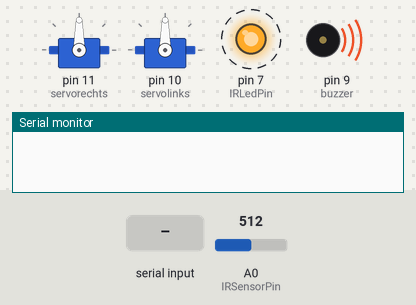
Simulated run of this sketch. Board: Arduino Uno, built with avr-gcc and run on an emulated ATmega328P. On the bench: 2 × servo, output pins drawn as LEDs (lit = HIGH), buzzer (waves = sounding), the last lines printed to the serial monitor. Dashed ring = blinking. Inputs (shaded band) come from the test bench; at power-on: A0 (IRSensorPin) = 512.

Above: at 1.2 s.
1.3 s: A0 (IRSensorPin) set to 990
4.3 s: A0 (IRSensorPin) set to 1018
At 5.31 s:
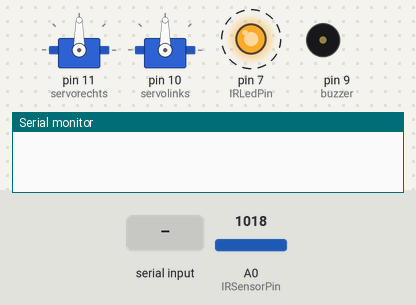
7.3 s: "W" received over Serial
At 7.71 s:
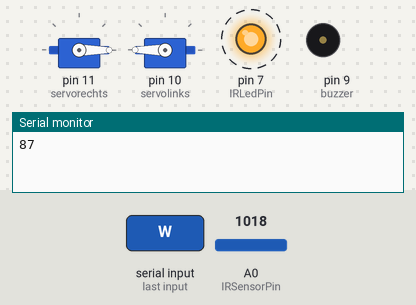
10.3 s: "S" received over Serial
At 10.75 s:
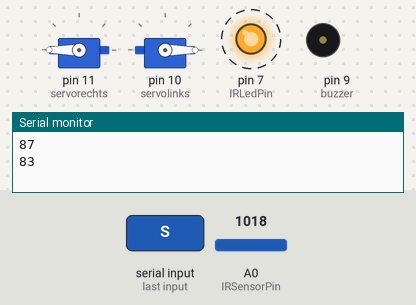
13.3 s: A0 (IRSensorPin) set to 900
At 14.2 s:
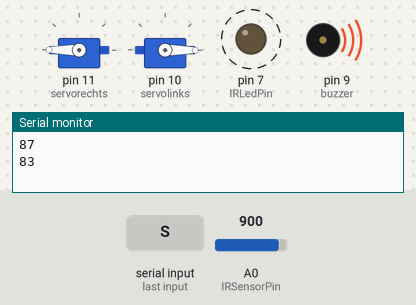
16.3 s: "W" received over Serial
At 17.0 s:
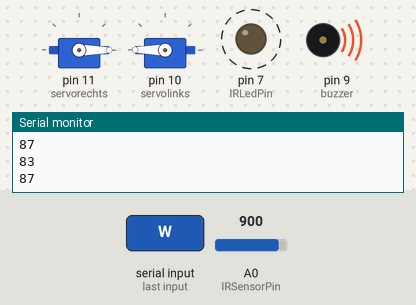
Timing chart, 0 to 20.3 s (numbered marks = the images above; inputs shaded):
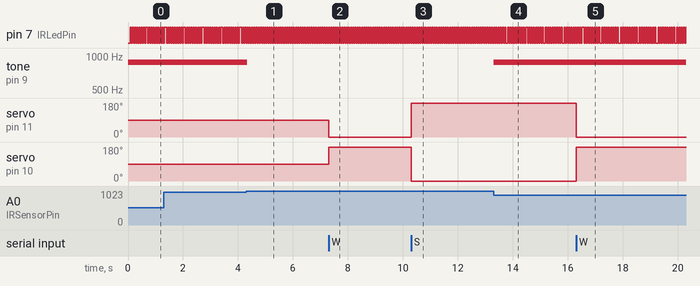

The sketch:

fahrgedoens_mit_stufen_und_sensorik.ino
```cpp
#include <Servo.h>

int var;

int IRSensorPin=A0;
//int LedPin=12;
const int buzzer = 9;
int sensorValue=0;
int IRLedPin=7;
int ledState = LOW;                      // ledState used to set the LED
unsigned long previousMillis = 0;        // will store last time LED was updated
long OnTime = 40;                        // milliseconds of on-time
long OffTime =40 ;                       // milliseconds of off-time

Servo servolinks;
Servo servorechts;

void setup()
{
  Serial.begin(9600);

  servorechts.attach(11);
  servolinks.attach(10);

  //pinMode(LedPin, OUTPUT);
  pinMode(buzzer,OUTPUT);
  // digitalWrite(LedPin, LOW);
  pinMode(IRLedPin,OUTPUT);
  pinMode(IRSensorPin,INPUT);
}


void loop()

{
  while ((var = Serial.read())!= -1)
  {


    //W
    if (var == 87)
    {
      servolinks.write(180);
      servorechts.write(0);
      Serial.println(var);
    }
    //w
    if (var == 119)
    {
      servolinks.write(95);
      servorechts.write(85);
      Serial.println(var);
    }

    //A
    if (var == 65)
    {
      servolinks.write(83);
      servorechts.write(83);
      Serial.println(var);
    }
    //a
    if (var == 97)
    {
      servolinks.write(88);
      servorechts.write(88);
      Serial.println(var);
    }

    //S
     if (var == 83)
     {
      servolinks.write(0);
      servorechts.write(180);
      Serial.println(var);
     }
    //s
    if (var == 115)
    {
      servolinks.write(85);
      servorechts.write(95);
      Serial.println(var);
    }

    //D
    if (var == 68)
    {
      servolinks.write(97);
      servorechts.write(97);
      Serial.println(var);
    }
    //d
    if (var == 100)
    {
      servolinks.write(92);
      servorechts.write(92);
      Serial.println(var);
    }

    //E
    else if (var == 69)
    {
      servolinks.write(90);
      servorechts.write(90);
      Serial.println(var);
    }
  }

  // check to see if it's time to change the state of the LED
  unsigned long currentMillis = millis();

  if((ledState == HIGH) && (currentMillis - previousMillis >= OnTime))
  {
    ledState = LOW;                   // Turn it off
    previousMillis = currentMillis;   // Remember the time
    digitalWrite(IRLedPin, ledState); // Update the actual LED
  }

  else if ((ledState == LOW) && (currentMillis - previousMillis >= OffTime))
  {
    ledState = HIGH;  // turn it on
    previousMillis = currentMillis;   // Remember the time
    digitalWrite(IRLedPin, ledState);    // Update the actual LED
  }

  sensorValue=analogRead(IRSensorPin);
  //Serial.println(sensorValue);
  if(sensorValue <1000)
  {
    //digitalWrite(LedPin, HIGH);
    tone(buzzer,880);
    delay(40);
  }
    else if(sensorValue >1000)
  {
    noTone(buzzer);
    //digitalWrite(LedPin, LOW);
  }

}
```

Measured:
- the behaviour switches between 1000 and 1001 on A0 (IRSensorPin) (found by bisection; images 0 and 1)
- after the input at 4.3 s, tone on pin 9 (buzzer): 880 Hz → silent at once
- after the input at 7.3 s, servo on pin 11 (servorechts): 90° → 0° at once; servo on pin 10 (servolinks): 90° → 180° at once
- after the input at 10.3 s, servo on pin 11 (servorechts): 0° → 180° at once; servo on pin 10 (servolinks): 180° → 0° at once
- after the input at 13.3 s, tone on pin 9 (buzzer): silent → 880 Hz at once
- after the input at 16.3 s, servo on pin 11 (servorechts): 180° → 0° at once; servo on pin 10 (servolinks): 0° → 180° at once
- by itself, pin 7 (IRLedPin): alternates HIGH for 0.04 s and LOW for 0.04 s
